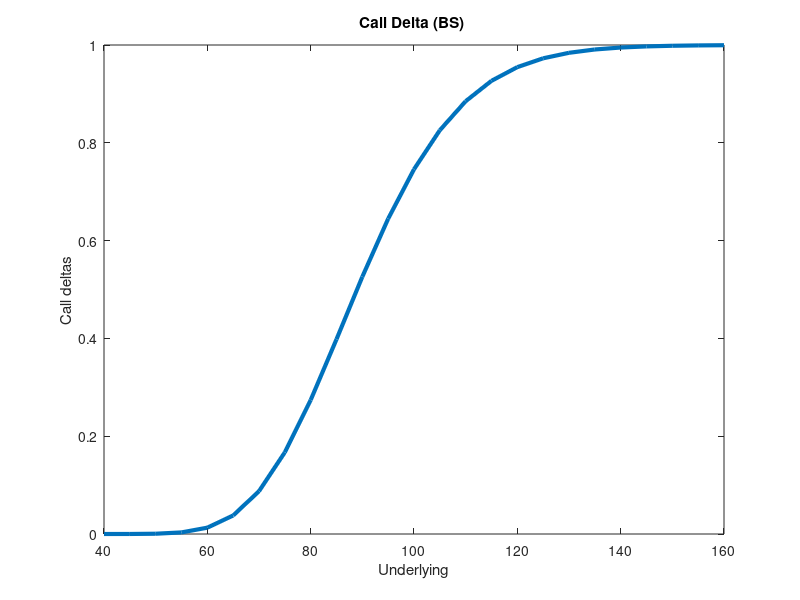

MATLAB code to generate this figure:
tic
clear;
clc;
clf;
NumOfTimeSteps=13;
M_Bermudan=2;
lambda=sqrt(1.5);
SgridM=2*NumOfTimeSteps+1;
Sigma=0.25;
elasticity = 1.9999; %elasticity
%dynamics.volcoeff = 3;
r = 0.10; %rate
m=365;
n=10000;
T = 0.5;
K = 95;
StrCallPut='Call';
Underlying=40:5:160;
[c,p]=blsdelta(Underlying, K, r, T, Sigma);
plot(Underlying,c,'LineWidth',3)
%hold on
%for i=1:length(Underlying)
 %   SimulatedAsianprice(i)=Asian(Underlying(i),K,r,Sigma,T,m,n);
%end
%plot(Underlying, SimulatedAsianprice,'b')
%legend ('Asian Geometric','Simulated Asian Geometric')
%title('Asian Geometric and Simulated Asian Geometric Put Prices');
%xlabel('Underlying');
%ylabel('Put Prices');
%ylim([0,60])
%saveas(gcf,'CallPricesAa.png')
%ylim([0,0.03])
%xlim([40,160])
%axis tight
title('Call Delta (BS) ')
xlabel('Underlying')
ylabel('Call deltas')
toc